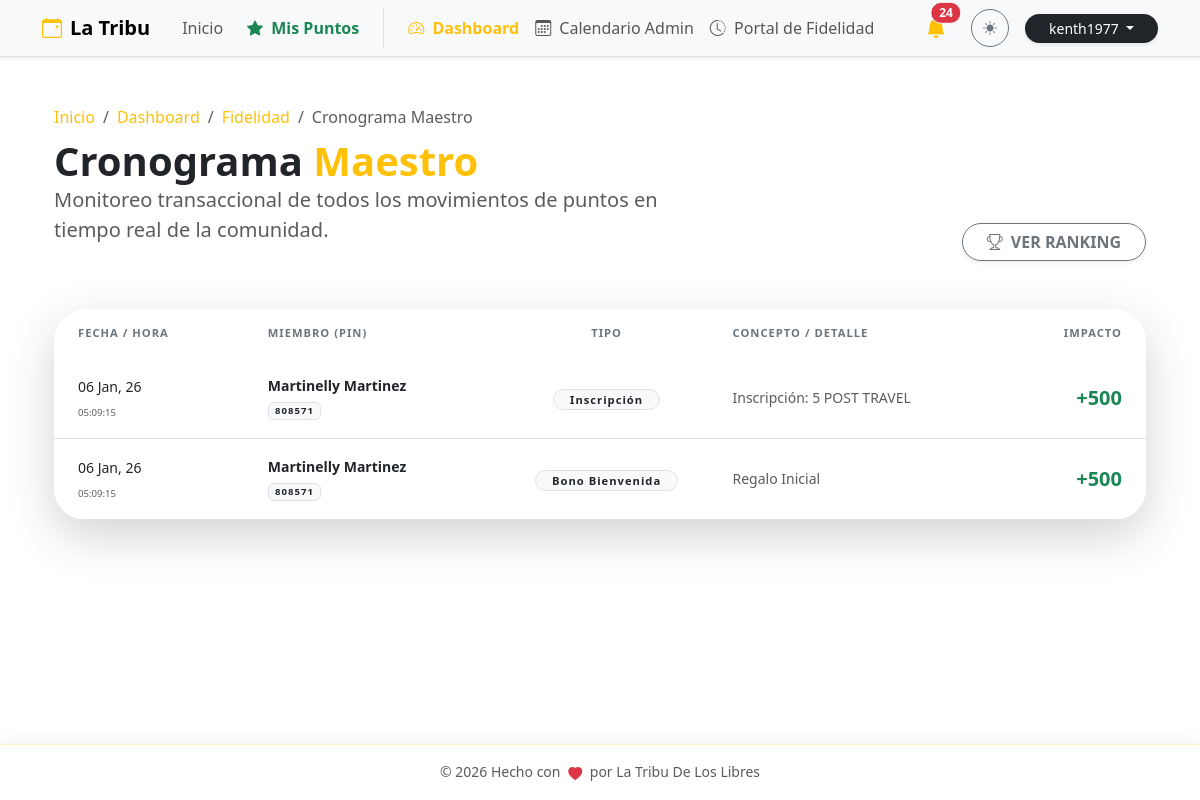
Before: /admin/puntos/cronograma (signed in) with the older database file.
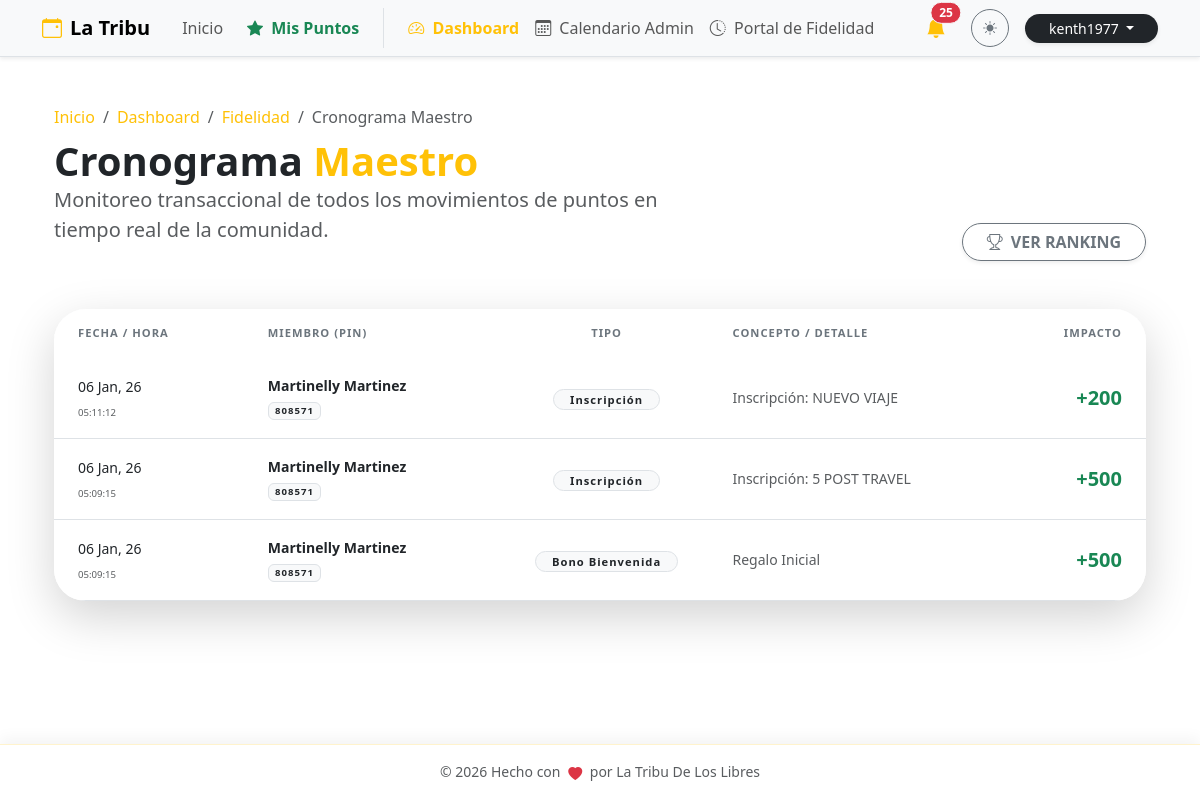
After: the same page with the newer database file.
### db.py (models this page shows)
class Member(db.Model):
    __tablename__ = 'member'
    id = db.Column(db.Integer, primary_key=True)
    pin = db.Column(db.String(6), unique=True, nullable=False)
    nombre = db.Column(db.String(100), nullable=False)
    apellido1 = db.Column(db.String(100), nullable=False)
    apellido2 = db.Column(db.String(100))
    telefono = db.Column(db.String(20))
    birth_date = db.Column(db.Date)
    puntos_totales = db.Column(db.Integer, default=0)
    debt_pending = db.Column(db.Boolean, default=False)
    ultimo_regalo_bday = db.Column(db.Integer, default=0) # Año del último bono acreditado
    bookings = db.relationship('Booking', backref='member', lazy=True)
    logs = db.relationship('PointLog', backref='member', lazy=True)

class PointLog(db.Model):
    __tablename__ = 'point_log'
    id = db.Column(db.Integer, primary_key=True)
    member_id = db.Column(db.Integer, db.ForeignKey('member.id'), nullable=False)
    transaction_type = db.Column(db.String(50), nullable=False)
    description = db.Column(db.String(200))
    amount = db.Column(db.Integer, nullable=False)
    created_at = db.Column(db.DateTime, default=lambda: datetime.now(timezone.utc))
    booking_id = db.Column(db.Integer, db.ForeignKey('booking.id'), nullable=True)
    is_penalized = db.Column(db.Boolean, default=False)
    penalty_reason = db.Column(db.String(200))

### puntos.py (the view)
@puntos_bp.route('/cronograma')
@login_required
def cronograma_total():
    if not current_user.is_superuser:
        abort(403)
    raw_logs = PointLog.query.order_by(PointLog.created_at.desc()).limit(200).all()
    formatted_logs = [_formatear_log(log) for log in raw_logs]
    return render_template('puntos.html',
                         logs=formatted_logs,
                         selected_member=None,
                         is_global_schedule=True)

### app.py (called while the page is built)
@login_manager.user_loader
def load_user(user_id):
    try:
        return db.session.get(User, int(user_id))
    except (TypeError, ValueError, Exception):
        return None

@app.before_request
def force_https():
    if request.headers.get('X-Forwarded-Proto') == 'http':
        url = request.url.replace('http://', 'https://', 1)
        return redirect(url, code=301)

### rutas.py (called while the page is built)
def get_config(key, default_val=""):
    try:
        conf = SystemConfig.query.filter_by(key=key).first()
        return conf.value if conf else default_val
    except:
        return default_val

### templates/puntos.html (shortened to what the changed rows need)
{% extends "base.html" %}
{% block content %}
<div class="container py-4">
    <div class="row mb-5 align-items-end animate__animated animate__fadeIn">
        <div class="col-md-7">
            <h1 class="display-6 fw-bold mb-0">
                {% if is_global_schedule %}
                    Cronograma <span class="text-warning">Maestro</span>
                {% elif selected_member %}
                    Estado de Cuenta: <span class="text-warning">{{ selected_member.nombre }}</span>
                {% else %}
                    Portal de <span class="text-warning">Fidelidad</span>
                {% endif %}
            </h1>
        </div>
    </div>
    {% if is_global_schedule %}
    <div class="card border-0 shadow-lg rounded-5 overflow-hidden animate__animated animate__fadeIn">
        <div class="card-body p-0">
            <div class="table-responsive">
                <table class="table table-hover align-middle mb-0">
                    <thead class="bg-body-tertiary">
                        <tr>
                            <th class="border-0 px-4 py-3 text-secondary x-small fw-bold text-uppercase">Fecha / Hora</th>
                            <th class="border-0 py-3 text-secondary x-small fw-bold text-uppercase">Miembro (PIN)</th>
                            <th class="border-0 py-3 text-secondary x-small fw-bold text-uppercase text-center">Tipo</th>
                            <th class="border-0 py-3 text-secondary x-small fw-bold text-uppercase">Concepto / Detalle</th>
                            <th class="border-0 py-3 text-secondary x-small fw-bold text-uppercase text-end pe-4">Impacto</th>
                        </tr>
                    </thead>
                    <tbody>
                        {% if logs %}
                            {% for log in logs %}
                            <tr class="animate__animated animate__fadeIn" style="animation-delay: {{ loop.index0 * 0.05 }}s">
                                <td class="px-4 py-3">
                                    <span class="fw-medium small text-body">{{ log.fecha.strftime('%d %b, %y') }}</span><br>
                                    <small class="text-muted" style="font-size: 0.6rem;">{{ log.fecha.strftime('%H:%M:%S') }}</small>
                                </td>
                                <td>
                                    <div class="fw-bold text-body small">{{ log.member }}</div>
                                    <span class="badge bg-light text-dark border x-small" style="font-size: 0.6rem;">{{ log.pin }}</span>
                                </td>
                                <td class="text-center">
                                    <span class="badge bg-light text-dark border px-3 py-1 rounded-pill x-small fw-bold">{{ log.tipo }}</span>
                                </td>
                                <td class="small text-muted">{{ log.detalle }}</td>
                                <td class="text-end pe-4">
                                    <span class="fw-bold fs-5 {{ log.color }}">
                                        {% if log.monto > 0 %}+{% endif %}{{ log.monto }}
                                    </span>
                                </td>
                            </tr>
                            {% endfor %}
                        {% endif %}
                    </tbody>
                </table>
            </div>
        </div>
    </div>
    {% endif %}
</div>
{% endblock %}

### templates/base.html (shortened to what the changed rows need)
<!DOCTYPE html>
<html lang="es" data-bs-theme="light">
<head>
    <link href="https://cdn.jsdelivr.net/npm/bootstrap@5.3.2/dist/css/bootstrap.min.css" rel="stylesheet">
    <link rel="stylesheet" href="https://cdn.jsdelivr.net/npm/bootstrap-icons@1.11.1/font/bootstrap-icons.css">
    <link rel="stylesheet" href="https://cdnjs.cloudflare.com/ajax/libs/animate.css/4.1.1/animate.min.css"/>
</head>
<body>
    <nav class="navbar navbar-expand-lg bg-body-tertiary border-bottom sticky-top shadow-sm">
        <div class="container">
            <div class="collapse navbar-collapse" id="navbarNav">
                <div class="d-flex align-items-center gap-3 mt-3 mt-lg-0">
                    {% if current_user.is_authenticated and current_user.is_superuser %}
                    <div class="dropdown">
                        <button class="btn btn-link position-relative text-dark p-0 me-2" type="button" data-bs-toggle="dropdown" aria-expanded="false">
                            <i class="bi bi-bell-fill fs-5 text-warning"></i>
                            {% if admin_unread_count > 0 %}
                            <span class="position-absolute top-0 start-100 translate-middle badge rounded-pill bg-danger border border-light animate__animated animate__pulse animate__infinite">
                                {{ admin_unread_count }}
                            </span>
                            {% endif %}
                        </button>
                    </div>
                    {% endif %}
                </div>
            </div>
        </div>
    </nav>
    <main class="container py-4">
        {% block content %}{% endblock %}
    </main>
</body>
</html>

Changed rows visible on the page:
added PointLog: fecha "06 Jan, 26", fecha "05:11:12", tipo "Inscripción", detalle "Inscripción: NUEVO VIAJE"
Other visible differences:
{{ admin_unread_count }}: "24" → "25"
new list line: "Martinelly Martinez + 200"
new list line: "808571"
